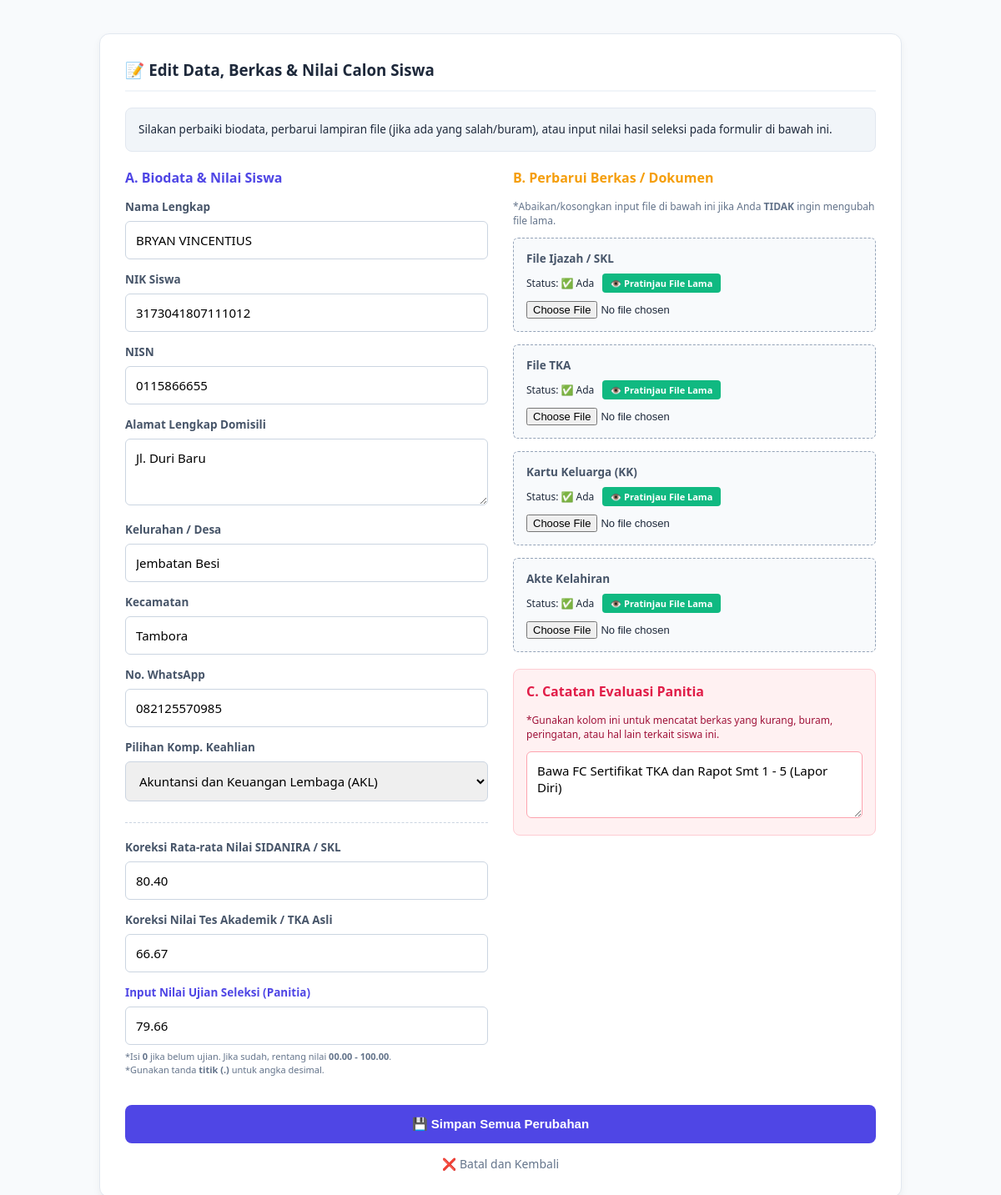
Page /spmbsmk/admin/edit.php?id=17&tab=akl (signed in) on the committed database.
### tables this page shows
CREATE TABLE `pendaftar` (
  `id` int(11) NOT NULL,
  `no_pendaftaran` varchar(255) DEFAULT NULL,
  `nama_lengkap` varchar(100) NOT NULL,
  `nik` varchar(16) DEFAULT NULL,
  `tempat_lahir` varchar(50) NOT NULL,
  `tanggal_lahir` date NOT NULL,
  `nisn` varchar(10) NOT NULL,
  `no_ijazah` varchar(50) NOT NULL,
  `asal_sekolah` varchar(100) NOT NULL,
  `riwayat_penyakit` varchar(255) DEFAULT NULL,
  `alamat` text DEFAULT NULL,
  `kelurahan` varchar(100) DEFAULT NULL,
  `kecamatan` varchar(100) DEFAULT NULL,
  `no_whatsapp` varchar(15) NOT NULL,
  `pilihan_jurusan` varchar(50) NOT NULL,
  `nilai_skl` decimal(5,2) DEFAULT 0.00,
  `tanggal_daftar` timestamp NOT NULL DEFAULT current_timestamp(),
  `nilai_tka` decimal(5,2) DEFAULT 0.00,
  `nilai_test` decimal(5,2) DEFAULT 0.00,
  `nilai_berkas` decimal(5,2) DEFAULT 0.00,
  `file_ijazah` varchar(255) DEFAULT NULL,
  `file_tka` varchar(255) DEFAULT NULL,
  `file_kk` varchar(255) DEFAULT NULL,
  `file_akte` varchar(255) DEFAULT NULL,
  `no_kk` varchar(16) DEFAULT NULL,
  `status_konfirmasi` varchar(20) DEFAULT 'Belum',
  `gelombang` varchar(20) DEFAULT NULL,
  `alasan_pembatalan` text DEFAULT NULL,
  `file_ktp_bapak` varchar(255) DEFAULT NULL,
  `file_ktp_ibu` varchar(255) DEFAULT NULL,
  `file_sptjm` varchar(255) DEFAULT NULL,
  `status_kjp` enum('Ya','Tidak') DEFAULT 'Tidak',
  `no_rek_kjp` varchar(50) DEFAULT NULL,
  `file_tabungan_kjp` varchar(255) DEFAULT NULL,
  `catatan_panitia` text DEFAULT NULL
);

### spmbsmk/admin/edit.php (the view, shortened to what this page needs)
<?php
require_once __DIR__ . '/config/koneksi.php';
$id = mysqli_real_escape_string($conn, $_GET['id']);
$tab = isset($_GET['tab']) ? $_GET['tab'] : 'akl';
$query = mysqli_query($conn, "SELECT * FROM pendaftar WHERE id = '$id'");
$data = mysqli_fetch_assoc($query);
?>
<!DOCTYPE html>
<html lang="id">
<head>
</head>
<body>
<div class="form-container">
    <h3>📝 Edit Data, Berkas & Nilai Calon Siswa</h3>
    <div class="info-box">
        Silakan perbaiki biodata, perbarui lampiran file (jika ada yang salah/buram), atau input nilai hasil seleksi pada formulir di bawah ini.
    </div>
    <form action="" method="POST" enctype="multipart/form-data">
        <div class="grid-layout">
            <div>
                <div class="section-title">A. Biodata & Nilai Siswa</div>
                <div class="form-group">
                    <label>Nama Lengkap</label>
                    <input type="text" name="nama_lengkap" value="<?php echo htmlspecialchars($data['nama_lengkap'], ENT_QUOTES, 'UTF-8'); ?>" required>
                </div>
                <div class="form-group">
                    <label>NIK Siswa</label>
                    <input type="text" name="nik" value="<?php echo htmlspecialchars($data['nik'], ENT_QUOTES, 'UTF-8'); ?>" required>
                </div>
                <div class="form-group">
                    <label>NISN</label>
                    <input type="text" name="nisn" value="<?php echo htmlspecialchars($data['nisn'], ENT_QUOTES, 'UTF-8'); ?>" required>
                </div>
                <div class="form-group">
                    <label>Alamat Lengkap Domisili</label>
                    <textarea name="alamat" required><?php echo htmlspecialchars($data['alamat'], ENT_QUOTES, 'UTF-8'); ?></textarea>
                </div>
                <div class="form-group">
                    <label>Kelurahan / Desa</label>
                    <input type="text" name="kelurahan" value="<?php echo htmlspecialchars($data['kelurahan'], ENT_QUOTES, 'UTF-8'); ?>" required>
                </div>
                <div class="form-group">
                    <label>Kecamatan</label>
                    <input type="text" name="kecamatan" value="<?php echo htmlspecialchars($data['kecamatan'], ENT_QUOTES, 'UTF-8'); ?>" required>
                </div>
                <div class="form-group">
                    <label>No. WhatsApp</label>
                    <input type="text" name="no_whatsapp" value="<?php echo htmlspecialchars($data['no_whatsapp'], ENT_QUOTES, 'UTF-8'); ?>" required>
                </div>
                <div class="form-group">
                    <label>Pilihan Komp. Keahlian</label>
                    <select name="pilihan_jurusan" required>
                        <option value="Akuntansi dan Keuangan Lembaga" <?php if($data['pilihan_jurusan'] == 'Akuntansi dan Keuangan Lembaga') echo 'selected'; ?>>Akuntansi dan Keuangan Lembaga (AKL)</option>
                    </select>
                </div>
                <div class="divider"></div>
                <div class="form-group">
                    <label for="nilai_skl">Koreksi Rata-rata Nilai SIDANIRA / SKL</label>
                    <input type="number" name="nilai_skl" step="0.01" min="0" max="100"
                        value="<?php echo $data['nilai_skl']; ?>"
                        oninput="if(this.value > 100) this.value = 100; if(this.value < 0) this.value = 0; if(this.value.includes('.')){ let p=this.value.split('.'); if(p[1].length>2) this.value=p[0]+'.'+p[1].substring(0,2); }" required>
                </div>
                <div class="form-group">
                    <label for="nilai_tka">Koreksi Nilai Tes Akademik / TKA Asli</label>
                    <input type="number" name="nilai_tka" step="0.01" min="0" max="100"
                        value="<?php echo $data['nilai_tka']; ?>"
                        oninput="if(this.value > 100) this.value = 100; if(this.value < 0) this.value = 0; if(this.value.includes('.')){ let p=this.value.split('.'); if(p[1].length>2) this.value=p[0]+'.'+p[1].substring(0,2); }" required>
                </div>
                <div class="form-group">
                    <label for="nilai_test" style="color:#4f46e5;">Input Nilai Ujian Seleksi (Panitia)</label>
                    <input type="number" name="nilai_test" step="0.01" min="0" max="100"
                        value="<?php echo $data['nilai_test']; ?>"
                        oninput="if(this.value > 100) this.value = 100; if(this.value.includes('.')){ let p=this.value.split('.'); if(p[1].length>2) this.value=p[0]+'.'+p[1].substring(0,2); }" required>
                    <small style="color:#64748b; font-size:11px; margin-top:6px; display:block; line-height:1.4;">
                        *Isi <b>0</b> jika belum ujian. Jika sudah, rentang nilai <b>00.00 - 100.00</b>.<br>
                        *Gunakan tanda <b>titik (.)</b> untuk angka desimal.
                    </small>
                </div>
            </div>
            <div>
                <div class="section-title" style="color:#f59e0b;">B. Perbarui Berkas / Dokumen</div>
                <p style="font-size:12px; color:#64748b; margin-top:0;">*Abaikan/kosongkan input file di bawah ini jika Anda <b>TIDAK</b> ingin mengubah file lama.</p>
                <div class="form-group file-box">
                    <label>File Ijazah / SKL</label>
                    <?php if(!empty($data['file_ijazah'])): ?>
                        <span style="font-size:12px;">Status: ✅ Ada</span>
                        <a href="view_file.php?file=<?php echo urlencode($data['file_ijazah']); ?>" target="_blank" class="btn-lihat">👁️ Pratinjau File Lama</a>
                    <?php else: ?>
                        <span style="font-size:12px; color:#dc2626;">Status: ❌ Belum ada</span>
                    <?php endif; ?>
                    <input type="file" name="file_ijazah" accept=".pdf,.jpg,.jpeg,.png">
                </div>
                <div class="form-group file-box">
                    <label>File TKA</label>
                    <?php if(!empty($data['file_tka'])): ?>
                        <span style="font-size:12px;">Status: ✅ Ada</span>
                        <a href="view_file.php?file=<?php echo urlencode($data['file_tka']); ?>" target="_blank" class="btn-lihat">👁️ Pratinjau File Lama</a>
                    <?php endif; ?>
                    <input type="file" name="file_tka" accept=".pdf,.jpg,.jpeg,.png">
                </div>
                <div class="form-group file-box">
                    <label>Kartu Keluarga (KK)</label>
                    <?php if(!empty($data['file_kk'])): ?>
                        <span style="font-size:12px;">Status: ✅ Ada</span>
                        <a href="view_file.php?file=<?php echo urlencode($data['file_kk']); ?>" target="_blank" class="btn-lihat">👁️ Pratinjau File Lama</a>
                    <?php endif; ?>
                    <input type="file" name="file_kk" accept=".pdf,.jpg,.jpeg,.png">
                </div>
                <div class="form-group file-box">
                    <label>Akte Kelahiran</label>
                    <?php if(!empty($data['file_akte'])): ?>
                        <span style="font-size:12px;">Status: ✅ Ada</span>
                        <a href="view_file.php?file=<?php echo urlencode($data['file_akte']); ?>" target="_blank" class="btn-lihat">👁️ Pratinjau File Lama</a>
                    <?php endif; ?>
                    <input type="file" name="file_akte" accept=".pdf,.jpg,.jpeg,.png">
                </div>
                <div class="catatan-box">
                    <div class="section-title" style="color:#e11d48; margin-top:0; border-bottom-color:#fecdd3;">C. Catatan Evaluasi Panitia</div>
                    <p style="font-size:12px; color:#9f1239; margin-top:0;">*Gunakan kolom ini untuk mencatat berkas yang kurang, buram, peringatan, atau hal lain terkait siswa ini.</p>
                    <div class="form-group" style="margin-bottom:0;">
                        <textarea name="catatan_panitia" placeholder="Contoh: File KK buram, minta bawa aslinya waktu daftar ulang..."><?php echo isset($data['catatan_panitia']) ? htmlspecialchars($data['catatan_panitia'], ENT_QUOTES, 'UTF-8') : ''; ?></textarea>
                    </div>
                </div>
            </div>
        </div>
        <button type="submit" name="submit" class="btn-submit">💾 Simpan Semua Perubahan</button>
        <a href="admin.php?tab=<?php echo $tab; ?>" class="btn-back">❌ Batal dan Kembali</a>
    </form>
</div>
</body>
</html>

### spmbsmk/admin/edit.php (style rules this page uses)
body { font-family: 'Segoe UI', sans-serif; background: #f8fafc; color: #1e293b; padding: 40px 20px; display: flex; justify-content: center; margin: 0; }
.form-container { background: #fff; width: 100%; max-width: 900px; padding: 30px; border-radius: 12px; box-shadow: 0 4px 10px rgba(0,0,0,0.05); border: 1px solid #e2e8f0; }
h3 { margin-top: 0; color: #1e293b; border-bottom: 2px solid #f1f5f9; padding-bottom: 12px; }
.grid-layout { display: grid; grid-template-columns: 1fr 1fr; gap: 30px; }
.form-group { margin-bottom: 15px; }
label { display: block; margin-bottom: 8px; font-weight: 600; font-size: 13.5px; color: #475569; }
input[type="text"], input[type="number"], select, textarea { width: 100%; padding: 12px; border: 1px solid #cbd5e1; border-radius: 6px; box-sizing: border-box; font-size: 15px; font-family: inherit; }
textarea { resize: vertical; min-height: 80px; }
.file-box { background: #f8fafc; padding: 15px; border: 1px dashed #94a3b8; border-radius: 6px; }
.file-box input[type="file"] { margin-top: 10px; font-size: 13px; width: 100%; }
.btn-lihat { background: #10b981; color: white; padding: 4px 10px; text-decoration: none; border-radius: 4px; font-size: 11px; display: inline-block; margin-left: 5px; font-weight: bold; }
.btn-submit { background: #4f46e5; color: white; padding: 14px; border: none; border-radius: 8px; cursor: pointer; font-weight: 700; width: 100%; font-size: 15px; margin-top: 20px; transition: 0.2s; }
.btn-back { display: block; text-align: center; margin-top: 15px; color: #64748b; text-decoration: none; font-size: 14px; }
.section-title { color: #4f46e5; font-size: 16px; font-weight: 700; margin-bottom: 15px; }
.info-box { background: #f1f5f9; padding: 15px; border-radius: 8px; margin-bottom: 20px; font-size: 13.5px; line-height: 1.6; border: 1px solid #e2e8f0; }
.divider { border-top: 1px dashed #cbd5e1; margin: 25px 0 20px 0; }
.catatan-box { background: #fff1f2; border: 1px solid #fecdd3; padding: 15px; border-radius: 8px; margin-top: 20px; }
.catatan-box textarea { border-color: #fda4af; }

### rows in the picture
pendaftar: nama_lengkap "BRYAN VINCENTIUS", nik "3173041807111012", nisn "0115866655", alamat "Jl. Duri Baru", kelurahan "Jembatan Besi", kecamatan "Tambora", no_whatsapp "082125570985", pilihan_jurusan "Akuntansi dan Keuangan Lembaga (AKL)", nilai_skl "80.40", nilai_tka "66.67", nilai_test "79.66", catatan_panitia "Bawa FC Sertifikat TKA dan Rapot Smt 1 - 5 (Lapor Diri)"
